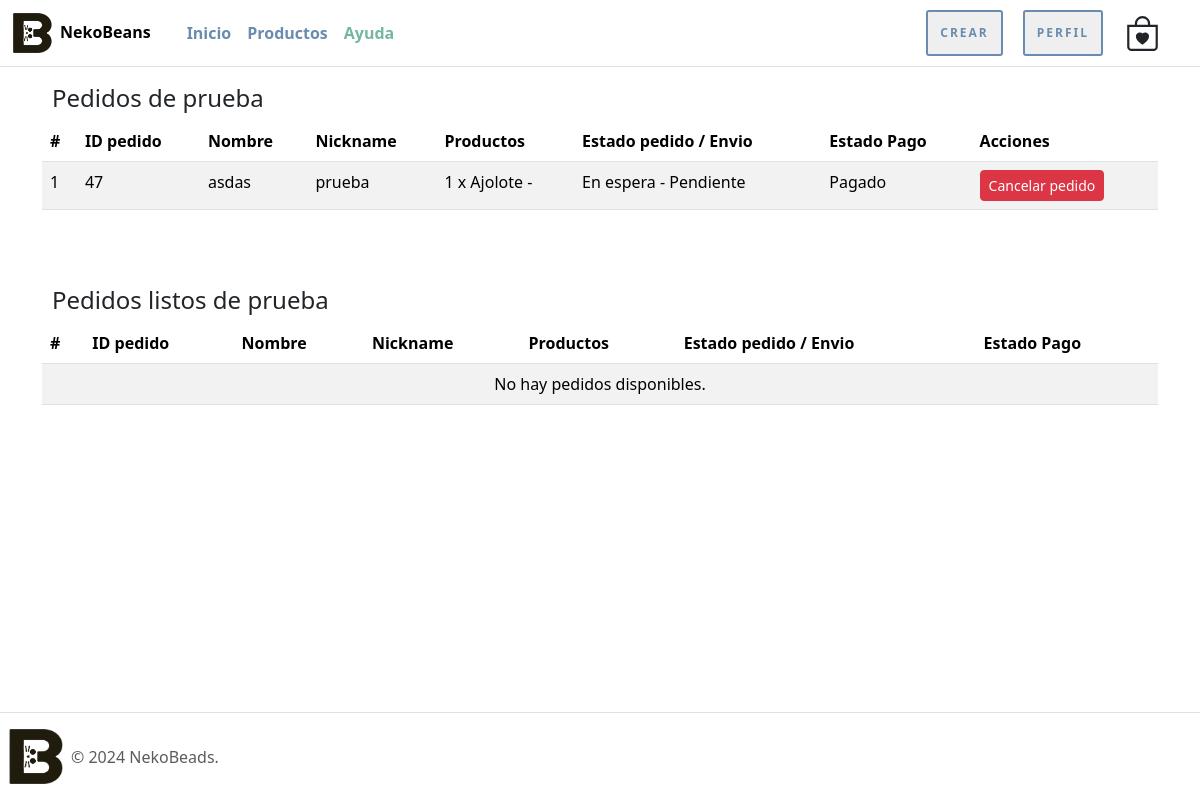
Page /tus-pedidos/ (signed in) on the committed database.
### nekoBeansWeb/models.py (models this page shows, shortened)
class envio(models.Model):
    nickname = models.CharField(max_length=100)
    nombre = models.CharField(max_length=100)
    apellido_paterno = models.CharField(max_length=100)
    apellido_materno = models.CharField(max_length=100)
    telefono = models.CharField(max_length=20)
    email = models.EmailField()
    direccion = models.TextField()
    productos = models.TextField(default='No hay productos')  # Valor por defecto
    estado_pedido = models.IntegerField(choices=estado_pedido, default=1)
    forma_pago = models.IntegerField(choices=forma_pago, default=1)
    estado_pago = models.IntegerField(choices=estado_pago, default=1)
    entrega = models.IntegerField(choices=entrega, default=1)

### nekoBeansWeb/views.py (the view)
# urls.py: path('tus-pedidos/', tus_pedidos, name='tus_pedidos'),
@login_required
def tus_pedidos(request):
    user_pedidos = envio.objects.filter(nickname=request.user.username)
    pedidos_pendientes = user_pedidos.exclude(estado_pedido=3, entrega=2)
    pedidos_listos = user_pedidos.filter(estado_pedido=3, entrega=2)
    context = {
        'pedidos_pendientes': pedidos_pendientes,
        'pedidos_listos': pedidos_listos,
    }
    return render(request, 'nekoBeansWeb/pedidos/tus_pedidos.html', context)

### nekoBeansWeb/templates/nekoBeansWeb/pedidos/tus_pedidos.html (shortened to what this page needs)
{% extends 'nekoBeansWeb/narvar_footer.html' %}
{% load static %}
{% block contenido %}
<div class="container mt-4">
    <div class="row">
        <div class="col-md-12">
            <h4 class="espacio-titulos">Pedidos de {{ user.username }}</h4>
            <div class="table-responsive">
                <table class="table table-hover table-striped">
                    <thead class="thead-dark">
                        <tr>
                            <th scope="col">#</th>
                            <th scope="col">ID pedido</th>
                            <th scope="col">Nombre</th>
                            <th scope="col">Nickname</th>
                            <th scope="col">Productos</th>
                            <th scope="col">Estado pedido / Envio</th>
                            <th scope="col">Estado Pago</th>
                            <th scope="col">Acciones</th>
                        </tr>
                    </thead>
                    <tbody>
                        {% for pedido in pedidos_pendientes %}
                            <tr>
                                <td>{{ forloop.counter }}</td>
                                <td>{{ pedido.id }}</td>
                                <td>{{ pedido.nombre }}</td>
                                <td>{{ pedido.nickname }}</td>
                                <td>{{ pedido.productos }}</td>
                                <td>{{ pedido.get_estado_pedido_display }} - {{ pedido.get_entrega_display }}</td>
                                <td>{{ pedido.get_estado_pago_display }}</td>
                                <td><a href="{% url 'eliminar_pedido' pedido.id %}" class="btn btn-sm btn-danger delete-btn">Cancelar pedido</a></td>
                            </tr>
                        {% empty %}
                            <tr>
                                <td colspan="8" class="text-center">No hay pedidos disponibles.</td>
                            </tr>
                        {% endfor %}
                    </tbody>
                </table>
            </div>
        </div>
        <div class="col-md-12">
            <h4 class="espacio-titulos">Pedidos listos de {{ user.username }}</h4>
            <div class="table-responsive">
                <table class="table table-hover table-striped">
                    <thead class="thead-dark">
                        <tr>
                            <th scope="col">#</th>
                            <th scope="col">ID pedido</th>
                            <th scope="col">Nombre</th>
                            <th scope="col">Nickname</th>
                            <th scope="col">Productos</th>
                            <th scope="col">Estado pedido / Envio</th>
                            <th scope="col">Estado Pago</th>
                        </tr>
                    </thead>
                    <tbody>
                        {% for pedido in pedidos_listos %}
                            <tr>
                                <td>{{ forloop.counter }}</td>
                                <td>{{ pedido.id }}</td>
                                <td>{{ pedido.nombre }}</td>
                                <td>{{ pedido.nickname }}</td>
                                <td>{{ pedido.productos }}</td>
                                <td>{{ pedido.get_estado_pedido_display }} - {{ pedido.get_entrega_display }}</td>
                                <td>{{ pedido.get_estado_pago_display }}</td>
                            </tr>
                        {% empty %}
                            <tr>
                                <td colspan="8" class="text-center">No hay pedidos disponibles.</td>
                            </tr>
                        {% endfor %}
                    </tbody>
                </table>
            </div>
        </div>
    </div>
</div>
{% endblock %}

### nekoBeansWeb/static/nekoBeansWeb/css/stiloPag.css (style rules this page uses)
.espacio-titulos { max-width: 940px; padding: 60px 10px 0px; }

### rows in the picture
envio: id "47", nombre "asdas", nickname "prueba", productos "1 x Ajolote -", estado_pedido "En espera", entrega "Pendiente", estado_pago "Pagado"

### other values in the picture
{{ user.username }} "prueba"
